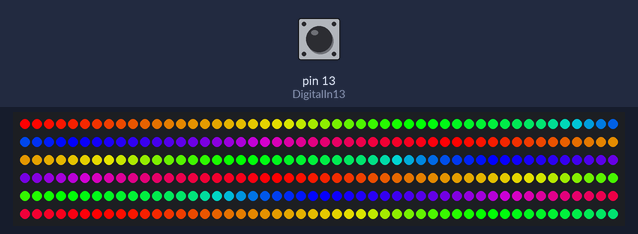
Simulated run of this sketch. Board: Arduino Uno, built with avr-gcc and run on an emulated ATmega328P. Shown: 300 RGB LEDs in strip order, left to right, continuing on the next row. Inputs (shaded band) come from the test bench; at power-on: pin 13 (DigitalIn13) LOW. Dim RGB values are drawn brighter than linear; what the sketch prints to the serial monitor is not drawn.

Above: at 1.2 s.
1.3 s: pin 13 (DigitalIn13) pulsed HIGH 5 times (0.12 s each, 0.3 s apart)
At 3.6 s:
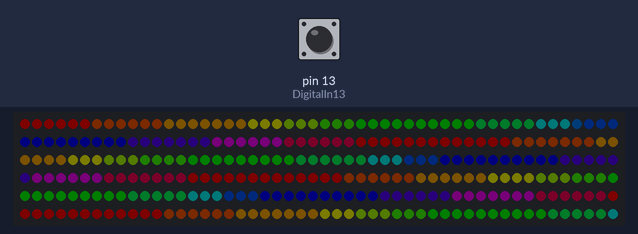
At 5.0 s:
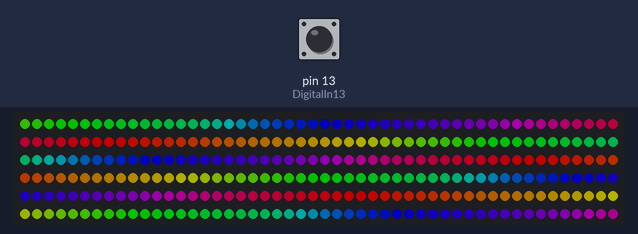
Timing chart, 0 to 6.5 s (numbered marks = the images above; inputs shaded):
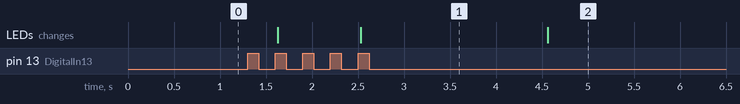

Measured:
- after the input at 1.3 s, the LEDs: first change after 0.33 s (image 1 shows a later state)

The sketch:

Blink_L.ino
```cpp
#include <FastLED.h>

// How many leds in your strip?
#define NUM_LEDS 300
#define UPDATES_PER_SECOND 100
// For led chips like Neopixels, which have a data line, ground, and power, you just
// need to define DATA_PIN.  For led chipsets that are SPI based (four wires - data, clock,
// ground, and power), like the LPD8806 define both DATA_PIN and CLOCK_PIN
#define DATA_PIN 3
//#define CLOCK_PIN 13

// Define the array of leds
CRGB leds[NUM_LEDS];

// Arduino Frequency to Voltage converter without the aid of ICs - 2012

int DigitalIn13 = 13; //Input of pulses
int Voltage = 9; //Voltage from frequency conversion (output pin supporting PWM)
float Frequency = 0; //Frequency of the pulses
unsigned long HighTime; //the HIGH time of pulses
unsigned long LowTime; //the LOW time of pulses
unsigned long Period; //period = HighTime + LowTime
unsigned int volt = 0; // Variable to hold the voltage read
uint8_t brightness = 255;

CRGBPalette16 currentPalette;
TBlendType    currentBlending;

void setup() {
   Serial.begin(9600);
   pinMode(DigitalIn13, INPUT); //sets pulses pin as input
   //pinMode(Voltage, OUTPUT); // sets voltage pin as output
   FastLED.addLeds<WS2812B, DATA_PIN, GRB>(leds, NUM_LEDS);

   currentPalette = RainbowColors_p;
    currentBlending = LINEARBLEND;
}

void loop() {
  FillLEDsFromPaletteColors( brightness);

    FastLED.show();
    FastLED.delay(1000 / UPDATES_PER_SECOND);

 HighTime = pulseIn(DigitalIn13, HIGH); //the HIGH time of pulses in ms
 LowTime = pulseIn(DigitalIn13, LOW); //the LOW time of pulses
 Period = HighTime + LowTime; //period
 Frequency = 1/(Period * 0.000001); //Frequency

 brightness = map(Frequency, 0, 242, 0, 255); //maps the frequency into voltage
 Serial.write(brightness);
 Serial.write(DigitalIn13);
 //analogWrite(Voltage,volt); //writes voltage from frequency
}

void FillLEDsFromPaletteColors( uint8_t colorIndex)
{

    for( int i = 0; i < NUM_LEDS; i++) {
        leds[i] = ColorFromPalette( currentPalette, colorIndex, brightness, currentBlending);
        colorIndex += 3;
    }
}
```
